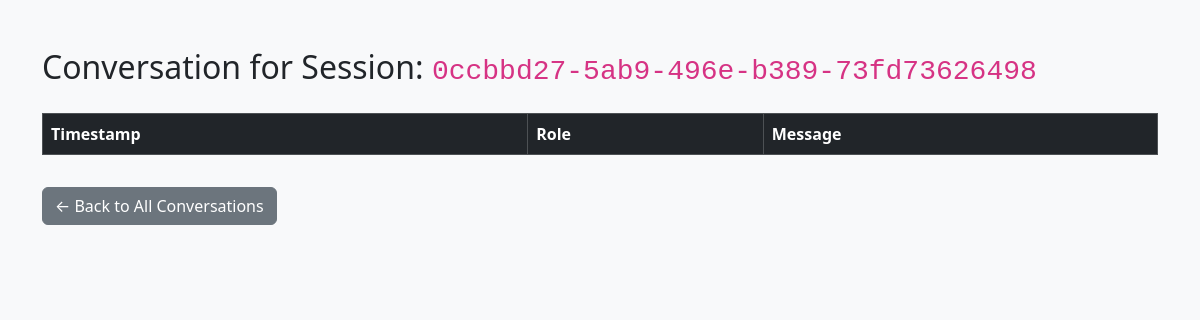
The page /admin/conversations/0ccbbd27-5ab9-496e-b389-73fd73626498 (signed in) on the database as committed earlier.
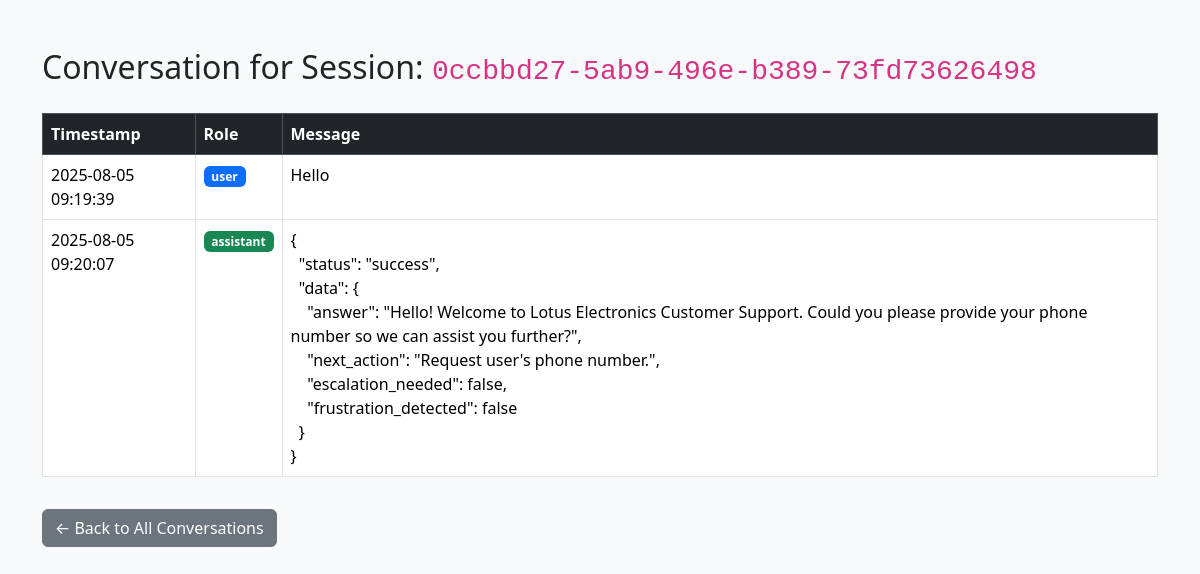
The same page on the database as committed later.
### tables this page shows
CREATE TABLE history (
            id INTEGER PRIMARY KEY AUTOINCREMENT,
            session_id TEXT NOT NULL,
            role TEXT NOT NULL,
            content TEXT NOT NULL,
            tool_name TEXT,
            tool_args TEXT,
            tool_response TEXT,
            timestamp TIMESTAMP DEFAULT CURRENT_TIMESTAMP,
            message_index INTEGER,
            FOREIGN KEY (session_id) REFERENCES session(session_id)
        );

### app.py (the view)
@app.get("/admin/conversations/{session_id}")
async def view_conversation(request: Request, session_id: str):
    if not request.session.get("admin_logged_in"):
        return RedirectResponse(url="/admin", status_code=303)
    conn = sqlite3.connect("chat_history.db")
    conn.row_factory = sqlite3.Row
    c = conn.cursor()
    c.execute("""
        SELECT role, content, timestamp FROM history
        WHERE session_id = ?
        ORDER BY timestamp ASC
    """, (session_id,))
    messages = c.fetchall()
    conn.close()
    return templates.TemplateResponse("admin_view_conversation.html", {
        "request": request,
        "session_id": session_id,
        "messages": messages
    })

### templates/admin_view_conversation.html (shortened to what this page needs)
<!DOCTYPE html>
<html lang="en">
<head>
    <link href="https://cdn.jsdelivr.net/npm/bootstrap@5.3.3/dist/css/bootstrap.min.css" rel="stylesheet">
</head>
<body class="bg-light">
    <div class="container py-5">
        <h2 class="mb-4">Conversation for Session: <code>{{ session_id }}</code></h2>
        <table class="table table-bordered table-hover bg-white">
            <thead class="table-dark">
                <tr>
                    <th scope="col">Timestamp</th>
                    <th scope="col">Role</th>
                    <th scope="col">Message</th>
                </tr>
            </thead>
            <tbody>
                {% for msg in messages %}
                <tr>
                    <td>{{ msg.timestamp }}</td>
                    <td><span class="badge {% if msg.role == 'user' %}bg-primary{% elif msg.role == 'assistant' %}bg-success{% else %}bg-secondary{% endif %}">{{ msg.role }}</span></td>
                    <td style="white-space: pre-wrap;">{{ msg.content }}</td>
                </tr>
                {% endfor %}
            </tbody>
        </table>
        <a href="/admin/conversations" class="btn btn-secondary mt-3">← Back to All Conversations</a>
    </div>
</body>
</html>

Rows that differ between the two databases and show on the page:
added history: timestamp "2025-08-05 09:19:39", role "user", content "Hello"
added history: timestamp "2025-08-05 09:20:07", role "assistant", content "{ \"status\": \"success\", \"data\": { \"answer\": \"Hello! Welcome to Lotus Electronics Customer Support. Could you please provide your phone number so we can assist you further?\", \"next_action\": \"Request user's phone number.\", \"escalation_needed\": false, \"frustration_detected\": false } }"
